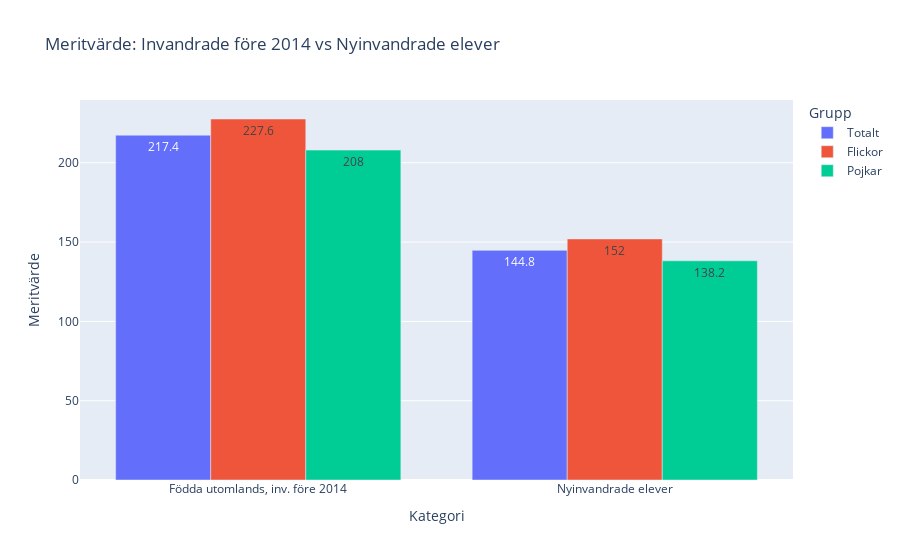

Write notebook code for a chart like this one.
### Code cell
df = pd.read_excel("betyg_o_prov_riksnivå.xlsx", 
                 sheet_name="Tabell 1B",
                 header = 23,
                 usecols = "A:D",
                 nrows=4
                 )

df.columns=["Kategori", "Totalt","Flickor", "Pojkar"]
df = df[df["Kategori"].isin(["Födda utomlands, inv. före 2014", "Nyinvandrade elever"])]
print(df)

df_long = df.melt(id_vars=["Kategori"], var_name="Grupp", value_name="Meritvärde")

fig=px.bar(df_long,
           x="Kategori",
           y="Meritvärde",
           color="Grupp",
           title="Meritvärde: Invandrade före 2014 vs Nyinvandrade elever",
           barmode="group",
           text_auto=True
           )

fig.show()

fig.write_image("Visualiseringar/Meritvarde_Invandrade_fore_2014_vs_Nyinvandrade.png")

### Figure 1 — Plotly figure (JSON) as saved in the notebook; plotly's stock layout.template omitted (floating-point values rounded to 4 significant figures)
{"data": [{"alignmentgroup": "True", "hovertemplate": "Grupp=Totalt<br>Kategori=%{x}<br>Meritvärde=%{y}<extra></extra>", "legendgroup": "Totalt", "marker": {"color": "#636efa", "pattern": {"shape": ""}}, "name": "Totalt", "offsetgroup": "Totalt", "orientation": "v", "showlegend": true, "textposition": "auto", "texttemplate": "%{y}", "type": "bar", "x": ["Födda utomlands, inv. före 2014", "Nyinvandrade elever"], "xaxis": "x", "y": [217.4, 144.8], "yaxis": "y"}, {"alignmentgroup": "True", "hovertemplate": "Grupp=Flickor<br>Kategori=%{x}<br>Meritvärde=%{y}<extra></extra>", "legendgroup": "Flickor", "marker": {"color": "#EF553B", "pattern": {"shape": ""}}, "name": "Flickor", "offsetgroup": "Flickor", "orientation": "v", "showlegend": true, "textposition": "auto", "texttemplate": "%{y}", "type": "bar", "x": ["Födda utomlands, inv. före 2014", "Nyinvandrade elever"], "xaxis": "x", "y": [227.6, 152.0], "yaxis": "y"}, {"alignmentgroup": "True", "hovertemplate": "Grupp=Pojkar<br>Kategori=%{x}<br>Meritvärde=%{y}<extra></extra>", "legendgroup": "Pojkar", "marker": {"color": "#00cc96", "pattern": {"shape": ""}}, "name": "Pojkar", "offsetgroup": "Pojkar", "orientation": "v", "showlegend": true, "textposition": "auto", "texttemplate": "%{y}", "type": "bar", "x": ["Födda utomlands, inv. före 2014", "Nyinvandrade elever"], "xaxis": "x", "y": [208.0, 138.2], "yaxis": "y"}], "layout": {"barmode": "group", "legend": {"title": {"text": "Grupp"}, "tracegroupgap": 0}, "title": {"text": "Meritvärde: Invandrade före 2014 vs Nyinvandrade elever"}, "xaxis": {"anchor": "y", "domain": [0, 1], "title": {"text": "Kategori"}}, "yaxis": {"anchor": "x", "domain": [0, 1], "title": {"text": "Meritvärde"}}}}
